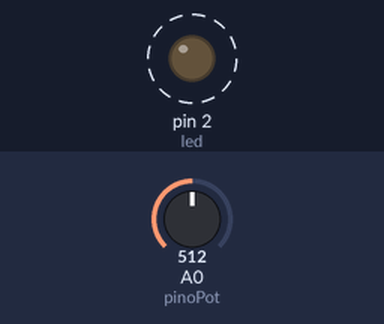
This sketch was run on a simulated Arduino Uno, built with avr-gcc and run on an emulated ATmega328P. Shown: output pins drawn as LEDs (lit = HIGH). Dashed ring = blinking. Inputs (shaded band) come from the test bench; at power-on: A0 (pinoPot) = 512.

Above: at 1.2 s.
1.3 s: A0 (pinoPot) set to 426
4.3 s: A0 (pinoPot) set to 396
At 4.8 s:
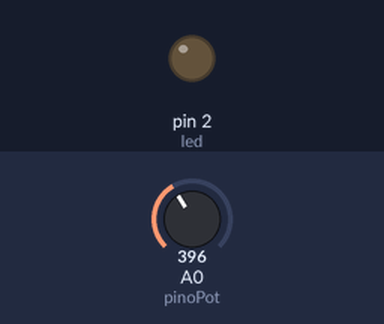
5.8 s: A0 (pinoPot) set to 900
At 6.1 s:
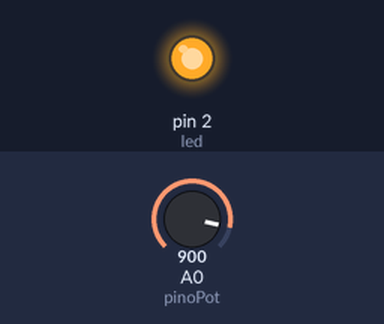
7.3 s: A0 (pinoPot) set to 828
8.9 s: A0 (pinoPot) set to 812
At 10.2 s:
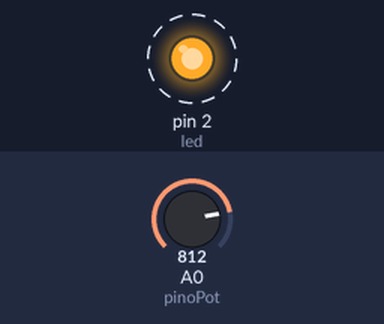
Timing chart, 0 to 12.9 s (numbered marks = the images above; inputs shaded):
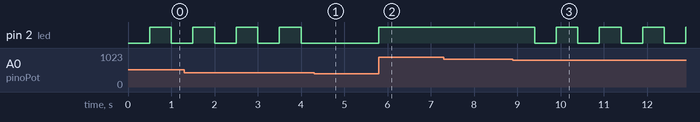

Measured:
- the behaviour switches between 410 and 409 on A0 (pinoPot) (found by bisection; images 0 and 1)
- the behaviour switches between 819 and 818 on A0 (pinoPot) (found by bisection; images 2 and 3)
- after the input at 4.3 s, pin 2 (led): stays LOW (without the input it goes to HIGH after 0.20 s)
- after the input at 5.8 s, pin 2 (led): LOW → HIGH at once
- after the input at 7.3 s, every drawn part: stays the same
- after the input at 8.9 s, pin 2 (led): alternates HIGH for 0.50 s and LOW for 0.50 s, starting after 0.50 s
- by itself, pin 2 (led): alternates HIGH for 0.50 s and LOW for 0.50 s

The sketch:

exercicio_13_lista.ino
```cpp
const int pinoPot = A0;
const int led = 2;

unsigned long tempoAnterior = 0;
const long intervalo = 500; // piscar a cada 500ms
bool estadoLed = false;

void setup() {
  pinMode(led, OUTPUT);
}

void loop() {
  int valor = analogRead(pinoPot);

  // Converte para tensão (considerando 5V)
  float tensao = valor * (5.0 / 1023.0);

  // Caso 1: abaixo ou igual a 2V
  if (tensao <= 2.0) {
    digitalWrite(led, LOW);
  }

  // Caso 2: entre 2V e 4V
  else if (tensao > 2.0 && tensao < 4.0) {
    unsigned long tempoAtual = millis();

    if (tempoAtual - tempoAnterior >= intervalo) {
      tempoAnterior = tempoAtual;
      estadoLed = !estadoLed;
      digitalWrite(led, estadoLed);
    }
  }

  // Caso 3: acima ou igual a 4V
  else if (tensao >= 4.0) {
    digitalWrite(led, HIGH);
  }
}
```
